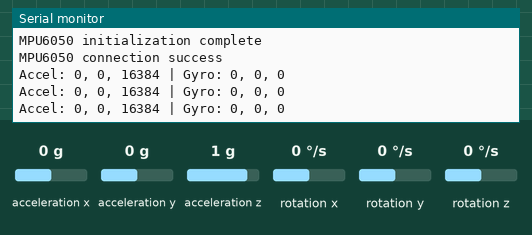
Bench run of a sketch on a simulated Arduino Uno, built with avr-gcc and run on an emulated ATmega328P. Shown: the last lines printed to the serial monitor. Inputs (shaded band) come from the test bench; at power-on: acceleration x 0 g, acceleration y 0 g, acceleration z 1 g, rotation x 0 °/s, rotation y 0 °/s, rotation z 0 °/s.

Above: at 1.2 s.
1.3 s: acceleration x set to -1.4 g
At 2.0 s:
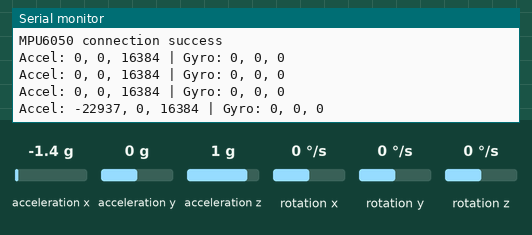
2.8 s: acceleration y set to -1.4 g
At 3.5 s:
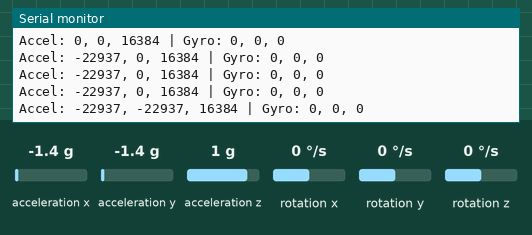
4.3 s: acceleration z set to -1.4 g
At 5.0 s:
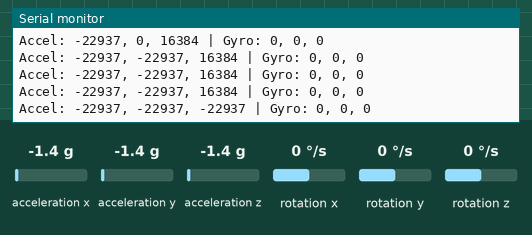
5.8 s: rotation x set to -192 °/s
At 6.5 s:
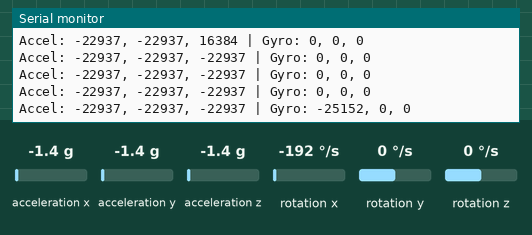
7.3 s: rotation y set to -192 °/s
At 8.0 s:
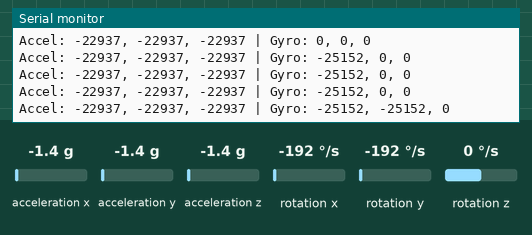

Measured:
- after the input at 1.3 s, the serial monitor: prints a new line after 0.28 s (image 1)
- after the input at 2.8 s, the serial monitor: prints a new line after 0.29 s (image 2)
- after the input at 4.3 s, the serial monitor: prints a new line after 0.30 s (image 3)
- after the input at 5.8 s, the serial monitor: prints a new line after 0.32 s (image 4)
- after the input at 7.3 s, the serial monitor: prints a new line after 0.34 s (image 5)

The sketch:

MPU6050.ino
```cpp
#include <Wire.h>
#include <MPU6050.h>

MPU6050 mpu;

void setup() {
  Serial.begin(9600);
  Wire.begin();
  Serial.println("MPU6050 during startup...");

  mpu.initialize();
  Serial.println("MPU6050 initialization complete");

  if (mpu.testConnection()) {
    Serial.println("MPU6050 connection success");
  } else {
    Serial.println("MPU6050 connection failure");
    while (1);
  }
}

void loop() {
  int16_t ax, ay, az; // 加速度(X, Y, Z軸)
  int16_t gx, gy, gz; // 角速度(X, Y, Z軸)

  mpu.getMotion6(&ax, &ay, &az, &gx, &gy, &gz);

  Serial.print("Accel: ");
  Serial.print(ax); Serial.print(", ");
  Serial.print(ay); Serial.print(", ");
  Serial.print(az);
  Serial.print(" | Gyro: ");
  Serial.print(gx); Serial.print(", ");
  Serial.print(gy); Serial.print(", ");
  Serial.println(gz);

  delay(500);
}
```
